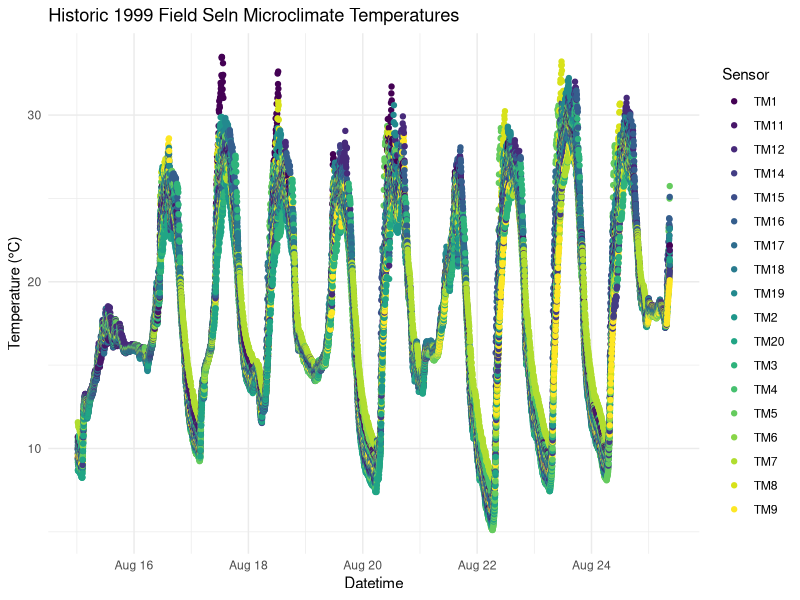
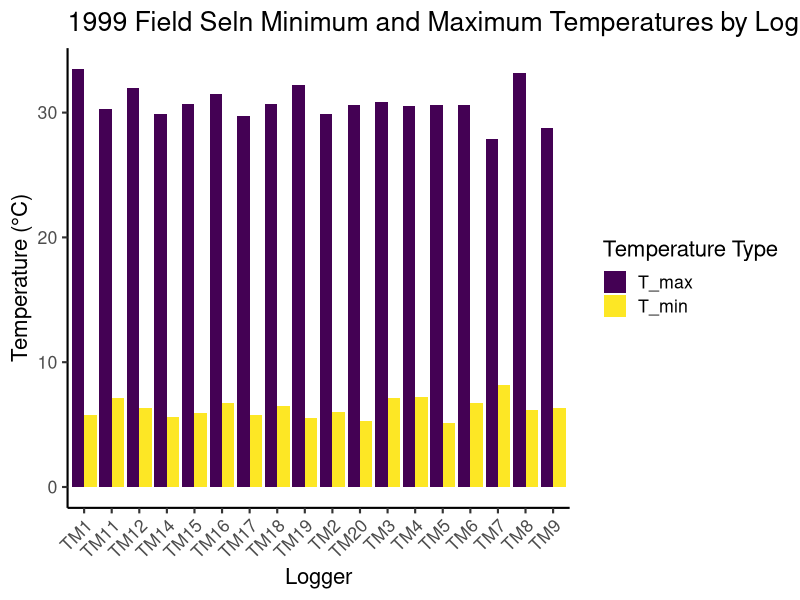
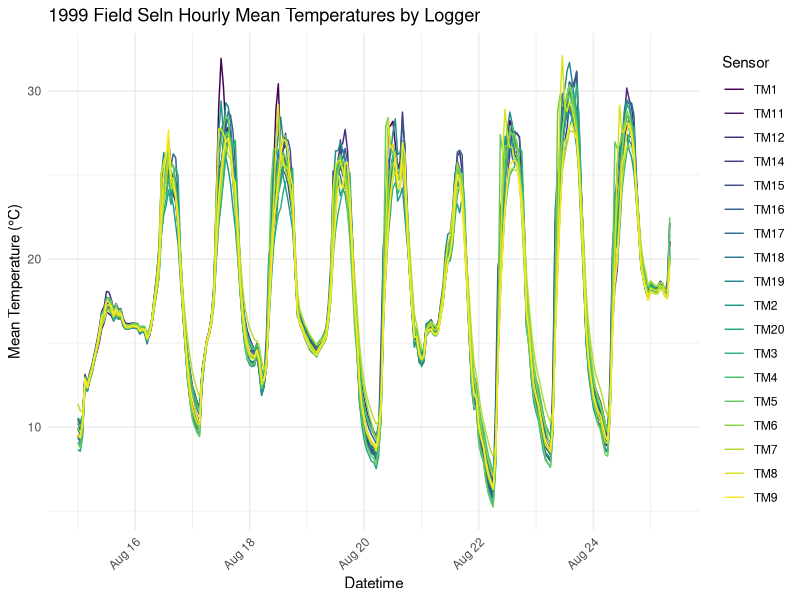

The R script that drew these images, in order:
## Plotting Temperature Distributions from the Field Seln Expeiments from 1999
# Taylor M. Hatcher
# 
#
#
#
# install required packages
install.packages("readxl")

# Load required libraries
library(data.table)
library(ggplot2)
library(lubridate)
library(dplyr)
library(tidyr)
library(readxl)
library(viridis)

# set working directory to github repository
setwd("~/Desktop/Repos/WARP2024")

# Load data and exclude the first rows but keep header names
Colnames <- as.character(read_xlsx("UWCUH.MetData.Seln2.Aug1999.jdatecorrected.Taylorsversion.xlsx", n_max = 1, col_names = FALSE))
histmicroclimdata <- read_xlsx(path = "UWCUH.MetData.Seln2.Aug1999.jdatecorrected.Taylorsversion.xlsx", skip = 7, col_names = Colnames)

# Select for columns needed for analysis - excluding TM13 and TM10 because logger seems to have been malfunctioning during some of the recording time
histmicroclimdata <- histmicroclimdata %>%
  select("YEAR", "SITE","DATE", "JDATE", "LONGTIME", "TIME", "SOLAR", "TAIR","TM1","TM2","TM3","TM4","TM5","TM6","TM7","TM8","TM9","TM11","TM12","TM14","TM15","TM16","TM17","TM18","TM19","TM20")

# Convert LONGTIME to a proper datetime format 
histmicroclimdata$LONGTIME <- as.POSIXct(histmicroclimdata$LONGTIME, format = "%Y-%m-%d %H:%M:%S")

# Extract only the time in HH:MM format (when I uploaded excel it inputted incorrect dates in the longtime column)
histmicroclimdata$LONGTIME <- format(histmicroclimdata$LONGTIME, "%H:%M")

# Combine DATE and LONGTIME into a single datetime column
histmicroclimdata <- histmicroclimdata %>%
  mutate(
    DATETIME = paste(DATE, LONGTIME), # Combine DATE and LONGTIME
    DATETIME = ymd_hm(DATETIME) # Parse combined column as datetime
  )

# Reshape data into long format for TM1 to TM20 to help with visualization
histmicroclimdata_long <- histmicroclimdata %>%
  pivot_longer(
    cols = starts_with("TM"), # Select all columns that start with "TM"
    names_to = "Variable", 
    values_to = "Value"
  )

# Plot all TM columns as separate lines
TemperaturePlot <- ggplot(histmicroclimdata_long, aes(x = DATETIME, y = Value, color = Variable)) +
  geom_point() +
  scale_color_viridis_d()+
  labs(
    title = "Historic 1999 Field Seln Microclimate Temperatures",
    x = "Datetime",
    y = "Temperature (°C)",
    color = "Sensor"
  ) +
  theme_minimal()

#print plot
  print(TemperaturePlot)

# Calculate temp extremes for data frame
  temp_extremes <- histmicroclimdata_long %>%
    group_by(Variable) %>%
    summarise(T_min = min(Value, na.rm = TRUE),
              T_max = max(Value, na.rm = TRUE),
              .groups = 'drop')
  
# Reshape the temp_extremes data into long format for plotting
  temp_extremes_long <- temp_extremes %>%
    pivot_longer(cols = c(T_min, T_max), names_to = "Temperature_Type", values_to = "Temperature")

# Min and Max distribution plot for each temperature logger
histminmaxplot <- ggplot(temp_extremes_long, aes(x = Variable, y = Temperature, fill = Temperature_Type)) +
    geom_bar(stat = "identity", position = position_dodge()) +
    scale_fill_viridis_d() +
    labs(
      title = "1999 Field Seln Minimum and Maximum Temperatures by Logger",
      x = "Logger",
      y = "Temperature (°C)",
      fill = "Temperature Type"
    ) +
    theme_classic(base_size = 16) +
    theme(axis.text.x = element_text(angle = 45, hjust = 1))
  print(histminmaxplot)
  
# Combine DATE and LONGTIME into a single datetime column
  histhourly_means <- histmicroclimdata_long %>%
    mutate(HourlyTime = floor_date(DATETIME, "hour")) %>%
    group_by(HourlyTime, Variable) %>%
    summarise(MeanTemperature = mean(Value, na.rm = TRUE),
              .groups = 'drop')
# Calculate hourly means for each temperature logger
  histhourly_means <- histmicroclimdata_long %>%
    mutate(HourlyTime = floor_date(DATETIME, "hour")) %>% # Round datetime to the nearest hour
    group_by(HourlyTime, Variable) %>%                   # Group by rounded hour and logger
    summarise(MeanTemperature = mean(Value, na.rm = TRUE), .groups = 'drop') # Calculate mean
  
# Plot hourly means for each logger
  hourly_plot <- ggplot(histhourly_means, aes(x = HourlyTime, y = MeanTemperature, color = Variable)) +
    geom_line() + # Use line plot to show trends
    scale_color_viridis_d() + # Use a colorblind-friendly palette
    labs(
      title = "1999 Field Seln Hourly Mean Temperatures by Logger",
      x = "Datetime",
      y = "Mean Temperature (°C)",
      color = "Sensor"
    ) +
    theme_minimal() + # Clean plot style
    theme(
      axis.text.x = element_text(angle = 45, hjust = 1)  # Rotate x-axis labels for better readability
    )
  
# Print the plot
  print(hourly_plot)

  